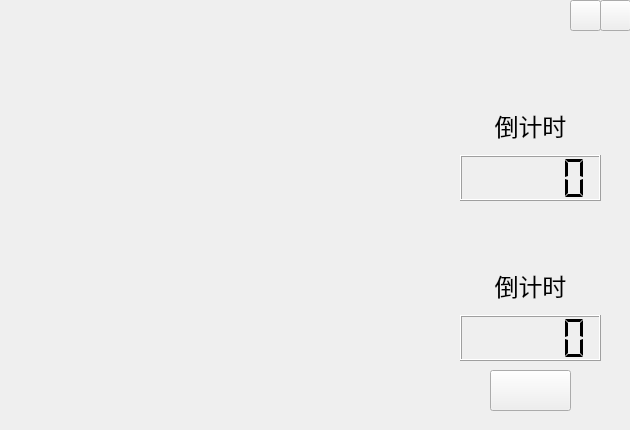
<?xml version="1.0" encoding="UTF-8"?>
<ui version="4.0">
 <class>GameControl</class>
 <widget class="QWidget" name="GameControl">
  <property name="geometry">
   <rect>
    <x>0</x>
    <y>0</y>
    <width>630</width>
    <height>430</height>
   </rect>
  </property>
  <property name="minimumSize">
   <size>
    <width>630</width>
    <height>430</height>
   </size>
  </property>
  <property name="maximumSize">
   <size>
    <width>630</width>
    <height>430</height>
   </size>
  </property>
  <property name="windowTitle">
   <string>Gobang: 本地对战</string>
  </property>
  <widget class="ChessBoard" name="chessboard" native="true">
   <property name="geometry">
    <rect>
     <x>0</x>
     <y>0</y>
     <width>430</width>
     <height>430</height>
    </rect>
   </property>
  </widget>
  <widget class="QWidget" name="widget_5" native="true">
   <property name="geometry">
    <rect>
     <x>430</x>
     <y>0</y>
     <width>201</width>
     <height>431</height>
    </rect>
   </property>
   <property name="palette">
    <palette>
     <active/>
     <inactive/>
     <disabled/>
    </palette>
   </property>
   <widget class="QWidget" name="widget_3" native="true">
    <property name="geometry">
     <rect>
      <x>30</x>
      <y>50</y>
      <width>141</width>
      <height>151</height>
     </rect>
    </property>
    <layout class="QVBoxLayout" name="verticalLayout">
     <item>
      <widget class="QLabel" name="label_2">
       <property name="text">
        <string/>
       </property>
       <property name="pixmap">
        <pixmap resource="picture.qrc">:/img/black.png</pixmap>
       </property>
       <property name="alignment">
        <set>Qt::AlignCenter</set>
       </property>
      </widget>
     </item>
     <item>
      <widget class="QLabel" name="label">
       <property name="font">
        <font>
         <family>微软雅黑</family>
         <pointsize>18</pointsize>
        </font>
       </property>
       <property name="text">
        <string>倒计时</string>
       </property>
       <property name="alignment">
        <set>Qt::AlignCenter</set>
       </property>
      </widget>
     </item>
     <item>
      <widget class="QLCDNumber" name="Black_timer">
       <property name="digitCount">
        <number>5</number>
       </property>
       <property name="segmentStyle">
        <enum>QLCDNumber::Flat</enum>
       </property>
      </widget>
     </item>
    </layout>
   </widget>
   <widget class="QWidget" name="widget_4" native="true">
    <property name="geometry">
     <rect>
      <x>30</x>
      <y>210</y>
      <width>141</width>
      <height>151</height>
     </rect>
    </property>
    <layout class="QVBoxLayout" name="verticalLayout_2">
     <item>
      <widget class="QLabel" name="label_3">
       <property name="text">
        <string/>
       </property>
       <property name="pixmap">
        <pixmap resource="picture.qrc">:/img/white.png</pixmap>
       </property>
       <property name="alignment">
        <set>Qt::AlignCenter</set>
       </property>
      </widget>
     </item>
     <item>
      <widget class="QLabel" name="label_4">
       <property name="font">
        <font>
         <family>微软雅黑</family>
         <pointsize>18</pointsize>
        </font>
       </property>
       <property name="text">
        <string>倒计时</string>
       </property>
       <property name="alignment">
        <set>Qt::AlignCenter</set>
       </property>
      </widget>
     </item>
     <item>
      <widget class="QLCDNumber" name="White_timer">
       <property name="digitCount">
        <number>5</number>
       </property>
       <property name="segmentStyle">
        <enum>QLCDNumber::Flat</enum>
       </property>
      </widget>
     </item>
    </layout>
   </widget>
   <widget class="QPushButton" name="Return_btn">
    <property name="geometry">
     <rect>
      <x>170</x>
      <y>0</y>
      <width>31</width>
      <height>31</height>
     </rect>
    </property>
    <property name="font">
     <font>
      <family>Adobe Devanagari</family>
      <pointsize>10</pointsize>
     </font>
    </property>
    <property name="styleSheet">
     <string notr="true">border-image:url(:/img/close.png)</string>
    </property>
    <property name="text">
     <string/>
    </property>
   </widget>
   <widget class="QPushButton" name="Undo_btn">
    <property name="geometry">
     <rect>
      <x>60</x>
      <y>370</y>
      <width>81</width>
      <height>41</height>
     </rect>
    </property>
    <property name="font">
     <font>
      <family>Adobe Devanagari</family>
      <pointsize>10</pointsize>
     </font>
    </property>
    <property name="styleSheet">
     <string notr="true">border-image:url(:/img/undo.png)</string>
    </property>
    <property name="text">
     <string/>
    </property>
   </widget>
   <widget class="QPushButton" name="min_btn">
    <property name="geometry">
     <rect>
      <x>140</x>
      <y>0</y>
      <width>31</width>
      <height>31</height>
     </rect>
    </property>
    <property name="styleSheet">
     <string notr="true">border-image:url(:/img/min.png)</string>
    </property>
    <property name="text">
     <string/>
    </property>
   </widget>
  </widget>
 </widget>
 <customwidgets>
  <customwidget>
   <class>ChessBoard</class>
   <extends>QWidget</extends>
   <header location="global">chessboard.h</header>
   <container>1</container>
  </customwidget>
 </customwidgets>
 <resources>
  <include location="picture.qrc"/>
 </resources>
 <connections>
  <connection>
   <sender>min_btn</sender>
   <signal>clicked()</signal>
   <receiver>GameControl</receiver>
   <slot>showMinimized()</slot>
   <hints>
    <hint type="sourcelabel">
     <x>590</x>
     <y>15</y>
    </hint>
    <hint type="destinationlabel">
     <x>314</x>
     <y>214</y>
    </hint>
   </hints>
  </connection>
 </connections>
</ui>
